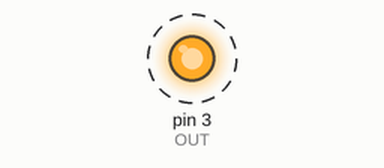
This sketch was run on a simulated Arduino Uno, built with avr-gcc and run on an emulated ATmega328P. Shown: output pins drawn as LEDs (lit = HIGH). Dashed ring = blinking.

Above: at 0.2 s.
Timing chart, 0 to 3.0 s (numbered marks = the images above):
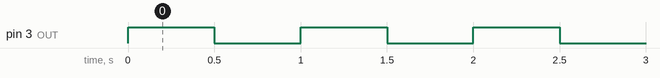

Measured:
- by itself, pin 3 (OUT): alternates HIGH for 0.50 s and LOW for 0.50 s

The sketch:

gen_sig.ino
```cpp
#define OUT 3
int i=0;
bool flag = true;

void setup() {
  Serial.begin(9600);
  pinMode(OUT, OUTPUT);
}

void loop() {
  if (flag){
    for(i=0;i<10;i++){
    digitalWrite(OUT, HIGH);
    delay(500);
    digitalWrite(OUT, LOW);
    delay(500);
    }
  }
}
```
